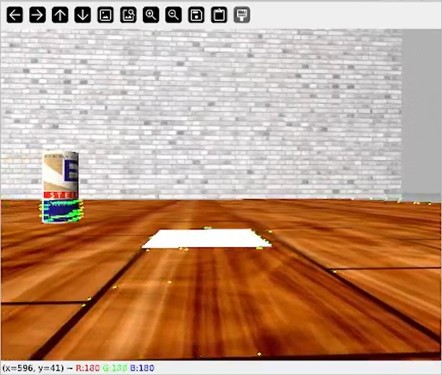
#> input picture Optical_flow_picture.jpg, 442 x 375 px
$ python -i findhorizonline.py   (imports and definitions only)
#> lines starting #> are read from the running program, lines starting #| are printed output that depends on the picture
#> further down, picture is the input picture: shape (375, 442, 3); mean B, G, R 129.2, 153.2, 190.9
import cv2
import numpy as np
import math
import random

class HorizonDetector:
    def __init__(self, frame):
        self.frame = frame
        self.iterations = 400
        self.threshold = 13
        self.inlier_ratio = 0.93
        self.frame_copy = frame.copy()
        self.frame_rgb = cv2.cvtColor(frame, cv2.COLOR_BGR2RGB)
        self.gray_frame = cv2.cvtColor(frame, cv2.COLOR_BGR2GRAY)
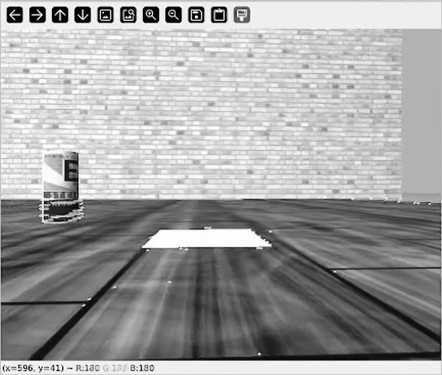
#> self.gray_frame: shape (375, 442); min 0, max 255, mean 161.7
        self.edges = cv2.Canny(self.gray_frame, 60, 150, apertureSize=3)
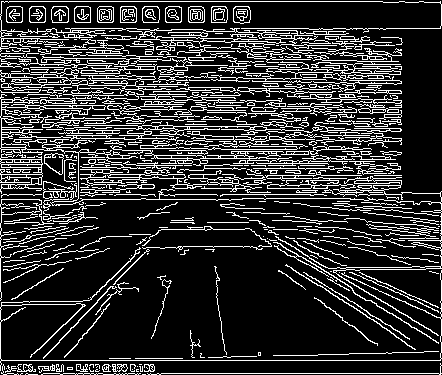
#> self.edges: shape (375, 442); 19.9% white in thin lines or dots
        self.detected_lines = cv2.HoughLines(self.edges, 1, np.pi / 180, 130)
#> self.detected_lines = 1759 rows, first 8: [360, 1.57], [1, 1.57], [373, 1.57], [194, 1.57], [83, 1.59], [61, 2.11], [73, 1.59], [76, 1.59]

    def calculate_intersection(self, line1, line2):
        """Find intersection point of two lines."""
        rho1, theta1 = line1[0]
        rho2, theta2 = line2[0]
        A = np.array([[np.cos(theta1), np.sin(theta1)], [np.cos(theta2), np.sin(theta2)]])
        b = np.array([rho1, rho2])
        det_A = np.linalg.det(A)
        if det_A != 0:
            x, y = np.linalg.solve(A, b).ravel()
            x, y = int(np.round(x)), int(np.round(y))
            return x, y
        else:
            return None

    def calculate_distance_to_line(self, point, line):
        """Calculate the perpendicular distance from a point to a line."""
        x0, y0 = point
        rho, theta = line[0]
        m = (-1 * (np.cos(theta))) / np.sin(theta)
        c = rho / np.sin(theta)
        x = (x0 + m * y0 - m * c) / (1 + m ** 2)
        y = (m * x0 + (m ** 2) * y0 - (m ** 2) * c) / (1 + m ** 2) + c
        dist = math.sqrt((x - x0) ** 2 + (y - y0) ** 2)
        return dist

    def ransac_algorithm(self, lines, iterations, threshold, inlier_ratio):
        """Apply the RANSAC algorithm to find the vanishing point."""
        best_inlier_ratio = 0.
        vanishing_point = (0, 0)
        for _ in range(iterations):
            # Randomly select two lines
            selected_lines = random.sample(lines, 2)
            line1, line2 = selected_lines
            intersection_point = self.calculate_intersection(line1, line2)
            if intersection_point is not None:
                inlier_count = 0
                for line in lines:
                    dist = self.calculate_distance_to_line(intersection_point, line)
                    if dist < threshold:
                        inlier_count += 1
                inlier_ratio_current = inlier_count / float(len(lines))
                if inlier_ratio_current > best_inlier_ratio:
                    best_inlier_ratio = inlier_ratio_current
                    vanishing_point = intersection_point
                if inlier_count > len(lines) * inlier_ratio:
                    break
        return vanishing_point

    def detect_horizon(self):
        """Detect the horizon line in the frame."""
        if self.detected_lines is not None:
            lines = [line for line in self.detected_lines]
#> lines = 1759 items, first 6: [[360, 1.57]], [[1, 1.57]], [[373, 1.57]], [[194, 1.57]], [[83, 1.59]], [[61, 2.11]]
            valid_lines = []
            for line in lines:
                rho, theta = line[0]
                # Filter lines based on angle to select near-horizontal lines
                if (0.4 < theta < 1.4) or (1.7 < theta < 2.8):
                    valid_lines.append(line)
#> this loop made 1759 passes
#> after the loop, valid_lines = 1192 items, first 6: [[61, 2.11]], [[274, 0.785]], [[277, 0.803]], [[279, 0.768]], [[281, 0.785]], [[58, 2.13]]

            if valid_lines:
                vanishing_point = self.ransac_algorithm(valid_lines, self.iterations, self.threshold, self.inlier_ratio)
#> the loop in ransac_algorithm, `for _ in range(iterations):` made 400 passes
#> (rho1 in calculate_intersection, theta1 in calculate_intersection, rho2 in calculate_intersection, theta2 in calculate_intersection, A in calculate_intersection, b in calculate_intersection, det_A in calculate_intersection) on pass 1: (187, 1.24, 178, 1.29, [[0.326, 0.946], [0.276, 0.961]], [187, 178], 0.0523)
                return vanishing_point
            else:
                print("No valid lines found for RANSAC.")
        else:
            print("No lines detected.")
        return None

>>> import cv2
>>> picture = cv2.imread('../../Optical_flow_picture.jpg')
>>> result = HorizonDetector(picture).detect_horizon()

$ run again, on Stop_sign_picture.jpg
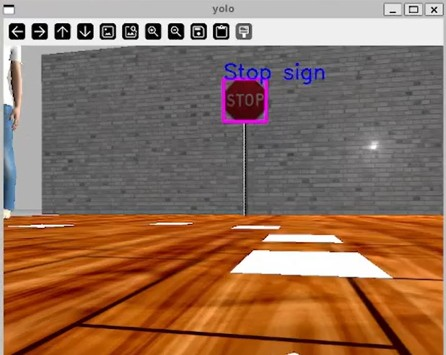
#> input picture Stop_sign_picture.jpg, 446 x 355 px
#> picture is the input picture: shape (355, 446, 3); mean B, G, R 89.6, 110.9, 145.3
#> in __init__, `self.gray_frame = cv2.cvtColor(frame, cv2.COLOR_BGR2GRAY)`:
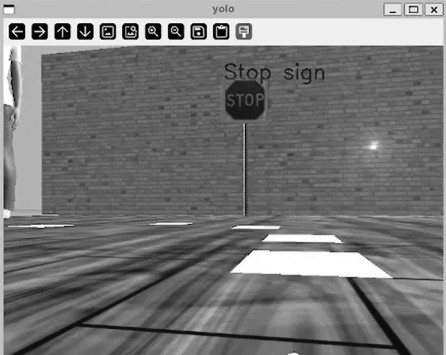
#> self.gray_frame: shape (355, 446); min 0, max 255, mean 118.8
#> in __init__, `self.edges = cv2.Canny(self.gray_frame, 60, 150, apertureSize=3)`:
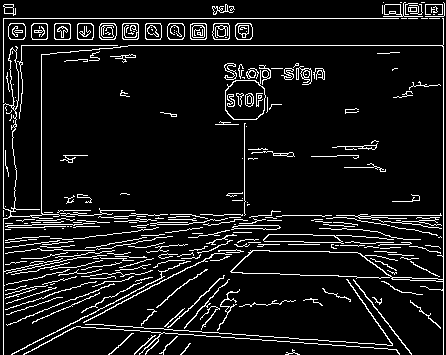
#> self.edges: shape (355, 446); 9.1% white in thin lines or dots
#> self.detected_lines = 42 rows, first 8: [18, 1.57], [45, 1.57], [443, 0], [3, 0], [215, 1.57], [320, 1.64], [225, 1.55], [317, 1.64]
#> lines = 42 items, first 6: [[18, 1.57]], [[45, 1.57]], [[443, 0]], [[3, 0]], [[215, 1.57]], [[320, 1.64]]
#> the loop in detect_horizon, `for line in lines:` made 42 passes
#> after the loop in detect_horizon, `for line in lines:`: valid_lines = [[[324, 1.08]], [[320, 1.1]], [[305, 1.2]], [[287, 1.4]]]
#> the loop in ransac_algorithm, `for _ in range(iterations):` made 1 pass
#> (rho1 in calculate_intersection, theta1 in calculate_intersection, rho2 in calculate_intersection, theta2 in calculate_intersection, A in calculate_intersection, b in calculate_intersection, det_A in calculate_intersection) on pass 1: (287, 1.4, 320, 1.1, [[0.174, 0.985], [0.454, 0.891]], [287, 320], -0.292)
#> after the loop in ransac_algorithm, `for _ in range(iterations):`: best_inlier_ratio = 1
#> in detect_horizon, `vanishing_point = self.ransac_algorithm(valid_lines, self.iterations, ..`: vanishing_point = (203, 256)

$ run again, on horizon_line_image.png
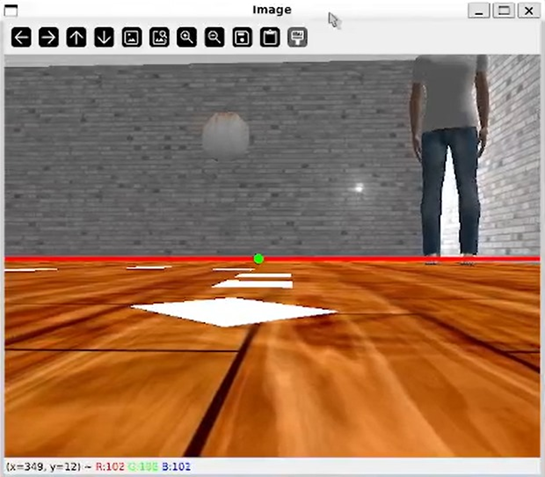
#> input picture horizon_line_image.png, 545 x 477 px
#> picture is the input picture: shape (477, 545, 3); mean B, G, R 94.4, 120.5, 158.1
#> in __init__, `self.gray_frame = cv2.cvtColor(frame, cv2.COLOR_BGR2GRAY)`:
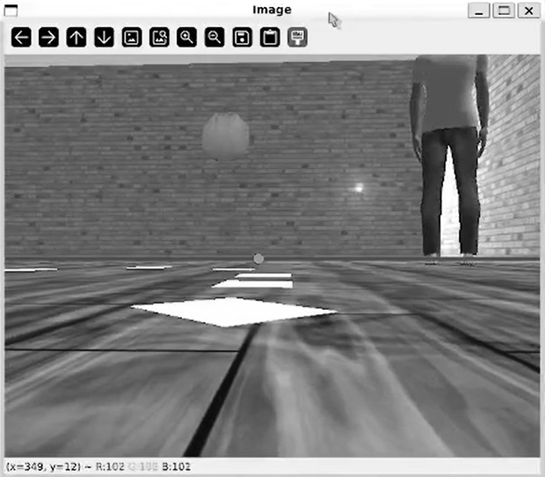
#> self.gray_frame: shape (477, 545); min 0, max 255, mean 128.8
#> in __init__, `self.edges = cv2.Canny(self.gray_frame, 60, 150, apertureSize=3)`:
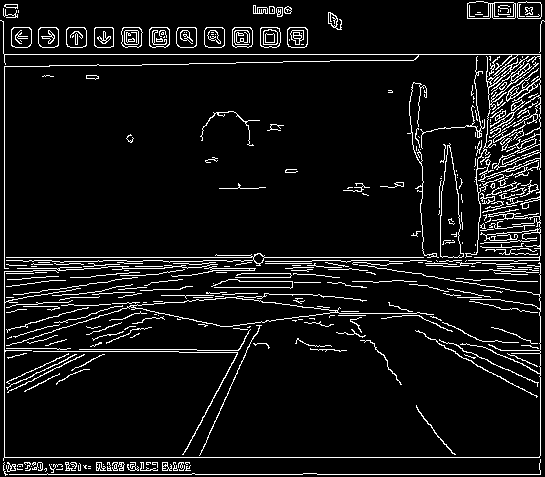
#> self.edges: shape (477, 545); 7.6% white in thin lines or dots
#> self.detected_lines = 80 rows, first 8: [54, 1.57], [457, 1.57], [474, 1.57], [257, 1.57], [4, 0], [540, 0], [260, 1.57], [271, 1.54]
#> lines = 80 items, first 6: [[54, 1.57]], [[457, 1.57]], [[474, 1.57]], [[257, 1.57]], [[4, 0]], [[540, 0]]
#> the loop in detect_horizon, `for line in lines:` made 80 passes
#> after the loop in detect_horizon, `for line in lines:`: valid_lines = [[[355, 1.12]], [[351, 1.12]], [[375, 0.489]], [[327, 1.38]], [[353, 1.1]], [[331, 1.26]], [[297, 1.38]], [[249, 1.75]], [[349, 1.13]], [[344, 1.27]], [[332, 1.27]], [[303, 1.4]], [[351, 1.15]], [[350, 1.1]]]
#> the loop in ransac_algorithm, `for _ in range(iterations):` made 400 passes
#> (rho1 in calculate_intersection, theta1 in calculate_intersection, rho2 in calculate_intersection, theta2 in calculate_intersection, A in calculate_intersection, b in calculate_intersection, det_A in calculate_intersection) on pass 1: (350, 1.1, 297, 1.38, [[0.454, 0.891], [0.191, 0.982]], [350, 297], 0.276)
